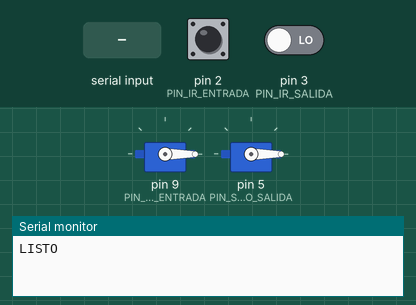
Recording of a sketch running on a simulated Arduino Uno, built with avr-gcc and run on an emulated ATmega328P. Shown: 2 × servo, the last lines printed to the serial monitor. The test bench sets the inputs (shaded band); at power-on: pin 2 (PIN_IR_ENTRADA) HIGH, pin 3 (PIN_IR_SALIDA) LOW.

Above: at 1.5 s.
1.6 s: "ABRIR_ENTRADA\n" received over Serial
At 3.4 s:
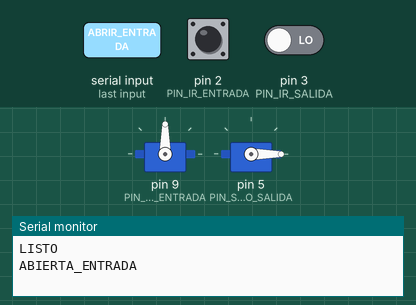
3.8 s: "ABRIR_SALIDA\n" received over Serial
At 5.1 s:
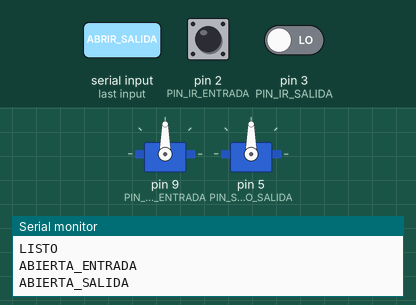
6.0 s: pin 2 (PIN_IR_ENTRADA) pulsed LOW 2 times (0.12 s each, 0.3 s apart)
At 9.4 s:
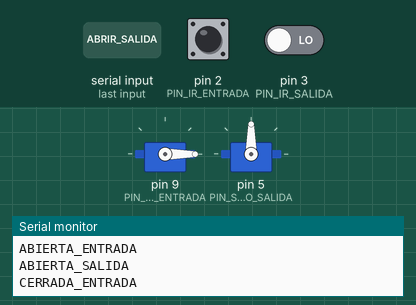
9.6 s: pin 3 (PIN_IR_SALIDA) driven HIGH
At 11.55 s:
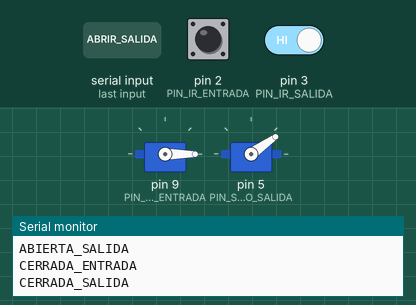
12.6 s: "ABRIR_SALIDA\n" received over Serial
At 13.06 s:
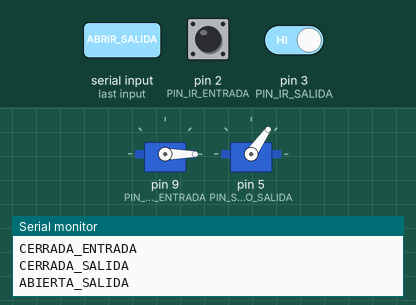
Timing chart, 0 to 15.6 s (numbered marks = the images above; inputs shaded):
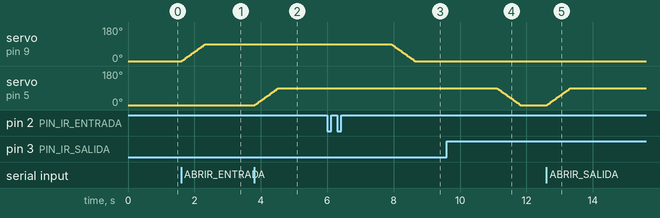

The sketch:

estacionamiento_arduino.ino
```cpp
/*
  ESTACIONAMIENTO CON QR - ARDUINO UNO (versión con laptop y dos plumas)
  ---------------------------------------------------------------------
  El Arduino solo lee los sensores y mueve las plumas.
  La laptop genera los tickets, imprime el QR y valida la salida.

  Conexiones:
    IR entrada  OUT -> D2        IR salida  OUT -> D3
    Servo entrada (señal) -> D9  Servo salida (señal) -> D5
    Servos: rojo -> + fuente externa 5V, café -> GND común
    Cable USB -> laptop

  Mensajes Arduino -> laptop (9600 baudios, uno por línea):
    LISTO              el Arduino arrancó
    CARRO_ENTRADA      hay un auto esperando en la entrada (pide ticket)
    ABIERTA_ENTRADA / ABIERTA_SALIDA
    CERRADA_ENTRADA / CERRADA_SALIDA
    SIN_RESPUESTA      la laptop no contestó a tiempo

  Órdenes laptop -> Arduino:
    ABRIR_ENTRADA      subir pluma de entrada (después de imprimir el ticket)
    ABRIR_SALIDA       subir pluma de salida (QR válido)
    LLENO              no hay lugares: no se abre la entrada
*/

#include <Servo.h>

// ---------- Pines ----------
const uint8_t PIN_IR_ENTRADA    = 2;
const uint8_t PIN_IR_SALIDA     = 3;
const uint8_t PIN_SERVO_ENTRADA = 9;
const uint8_t PIN_SERVO_SALIDA  = 5;

// ---------- Ajustes ----------
const bool     IR_DETECTA     = LOW;    // los FC-51 dan LOW al detectar
const uint32_t T_PRESENCIA    = 1000;   // ms con el auto frente al sensor para pedir ticket
const uint32_t T_LIBRE        = 1500;   // ms sin auto antes de bajar la pluma
const uint32_t T_MAX_ABIERTA  = 30000;  // si nadie pasa, se cierra sola
const uint32_t T_ESPERA_LAPTOP = 40000; // tiempo máximo esperando a la laptop (el conductor escanea con su celular)
const uint8_t  PASO_SERVO_MS  = 8;      // velocidad: ms por grado

// Ángulos de cada pluma. Si una sube hacia el lado contrario,
// intercambia los valores de cerrado y abierto de esa pluma.
const uint8_t ENTRADA_CERRADA = 0,  ENTRADA_ABIERTA = 90;
const uint8_t SALIDA_CERRADA  = 0,  SALIDA_ABIERTA  = 90;

// ---------- Estructura de cada pluma ----------
enum Estado { CERRADA, ESPERANDO_LAPTOP, ABIERTA, PASANDO, BLOQUEADA };

struct Pluma {
  const char* nombre;     // "ENTRADA" o "SALIDA"
  uint8_t pinIR, pinServo, angCerrada, angAbierta;
  Servo servo;
  int angulo;             // ángulo actual
  int destino;            // ángulo al que se mueve
  uint32_t tPaso;         // último paso del servo
  Estado estado;
  uint32_t t0;            // inicio del estado actual
  uint32_t tPresencia;    // desde cuándo el sensor ve un auto
  uint32_t tLibre;        // desde cuándo el sensor está libre
};

Pluma entrada = {"ENTRADA", PIN_IR_ENTRADA, PIN_SERVO_ENTRADA, ENTRADA_CERRADA, ENTRADA_ABIERTA};
Pluma salida  = {"SALIDA",  PIN_IR_SALIDA,  PIN_SERVO_SALIDA,  SALIDA_CERRADA,  SALIDA_ABIERTA};

// ---------- Utilidades ----------
bool hayAuto(const Pluma& p) { return digitalRead(p.pinIR) == IR_DETECTA; }

void avisar(const char* evento, const Pluma& p) {
  Serial.print(evento); Serial.print('_'); Serial.println(p.nombre);
}

void iniciarPluma(Pluma& p) {
  pinMode(p.pinIR, INPUT);
  p.servo.attach(p.pinServo);
  p.angulo = p.destino = p.angCerrada;
  p.servo.write(p.angulo);
  p.estado = CERRADA;
  p.tPresencia = p.tLibre = 0;
}

void abrir(Pluma& p) {
  p.destino = p.angAbierta;
  p.estado = ABIERTA;
  p.t0 = millis();
  p.tLibre = 0;
  avisar("ABIERTA", p);
}

void cerrar(Pluma& p) {
  p.destino = p.angCerrada;
  p.estado = CERRADA;
  p.tPresencia = 0;
  avisar("CERRADA", p);
}

// Mueve el servo un grado a la vez sin detener el programa
void moverServo(Pluma& p) {
  if (p.angulo == p.destino || millis() - p.tPaso < PASO_SERVO_MS) return;
  p.tPaso = millis();
  p.angulo += (p.destino > p.angulo) ? 1 : -1;
  p.servo.write(p.angulo);
}

// true cuando el sensor lleva T_LIBRE ms sin ver un auto
bool libreSuficiente(Pluma& p) {
  if (hayAuto(p)) { p.tLibre = 0; return false; }
  if (p.tLibre == 0) p.tLibre = millis();
  return millis() - p.tLibre >= T_LIBRE;
}

// ---------- Lógica común después de abrir ----------
void cicloPaso(Pluma& p) {
  switch (p.estado) {
    case ABIERTA:
      if (hayAuto(p)) { p.estado = PASANDO; p.tLibre = 0; }
      else if (millis() - p.t0 > T_MAX_ABIERTA) cerrar(p);   // nadie pasó
      break;
    case PASANDO:
      // Nunca baja mientras el sensor ve el auto (seguridad)
      if (libreSuficiente(p)) cerrar(p);
      break;
    case BLOQUEADA:
      // Espera a que el auto se retire antes de volver a empezar
      if (libreSuficiente(p)) { p.estado = CERRADA; p.tPresencia = 0; }
      break;
    default: break;
  }
}

// ---------- Pluma de entrada ----------
void cicloEntrada() {
  Pluma& p = entrada;
  if (p.estado == CERRADA) {
    if (hayAuto(p)) {
      if (p.tPresencia == 0) p.tPresencia = millis();
      if (millis() - p.tPresencia >= T_PRESENCIA) {
        Serial.println(F("CARRO_ENTRADA"));   // la laptop imprime el ticket
        p.estado = ESPERANDO_LAPTOP;
        p.t0 = millis();
      }
    } else {
      p.tPresencia = 0;
    }
  } else if (p.estado == ESPERANDO_LAPTOP) {
    if (millis() - p.t0 > T_ESPERA_LAPTOP) {
      Serial.println(F("SIN_RESPUESTA"));
      p.estado = BLOQUEADA; p.tLibre = 0;
    }
  } else {
    cicloPaso(p);
  }
}

// ---------- Pluma de salida ----------
void cicloSalida() {
  cicloPaso(salida);   // se abre solo con la orden ABRIR_SALIDA
}

// ---------- Órdenes de la laptop ----------
char buf[24];
uint8_t idx = 0;

void procesarOrden(const char* orden) {
  if (strcmp(orden, "ABRIR_ENTRADA") == 0) {
    if (entrada.estado == ESPERANDO_LAPTOP || entrada.estado == CERRADA) abrir(entrada);
  } else if (strcmp(orden, "ABRIR_SALIDA") == 0) {
    if (salida.estado == CERRADA) abrir(salida);
    else Serial.println(F("OCUPADA_SALIDA"));
  } else if (strcmp(orden, "LLENO") == 0) {
    if (entrada.estado == ESPERANDO_LAPTOP) { entrada.estado = BLOQUEADA; entrada.tLibre = 0; }
  } else if (strcmp(orden, "PING") == 0) {
    Serial.println(F("LISTO"));
  }
}

void leerLaptop() {
  while (Serial.available()) {
    char c = Serial.read();
    if (c == '\n' || c == '\r') {
      if (idx > 0) { buf[idx] = '\0'; procesarOrden(buf); idx = 0; }
    } else if (idx < sizeof(buf) - 1) {
      buf[idx++] = c;
    }
  }
}

// ---------- Programa principal ----------
void setup() {
  Serial.begin(9600);
  iniciarPluma(entrada);
  iniciarPluma(salida);
  delay(300);
  Serial.println(F("LISTO"));
}

void loop() {
  leerLaptop();
  cicloEntrada();
  cicloSalida();
  moverServo(entrada);
  moverServo(salida);
}
```

Measured:
- after the input at 1.6 s, servo on pin 9 (PIN_SERVO_ENTRADA): moves from 0° to 90° over 0.71 s, starting at once
- after the input at 3.8 s, servo on pin 5 (PIN_SERVO_SALIDA): moves from 0° to 90° over 0.71 s, starting at once
- after the input at 6.0 s, servo on pin 9 (PIN_SERVO_ENTRADA): moves from 90° to 0° over 0.71 s, starting after 1.9 s
- after the input at 9.6 s, servo on pin 5 (PIN_SERVO_SALIDA): moves from 90° to 0° over 0.71 s, starting after 1.5 s
- after the input at 12.6 s, servo on pin 5 (PIN_SERVO_SALIDA): moves from 0° to 90° over 0.71 s, starting at once
